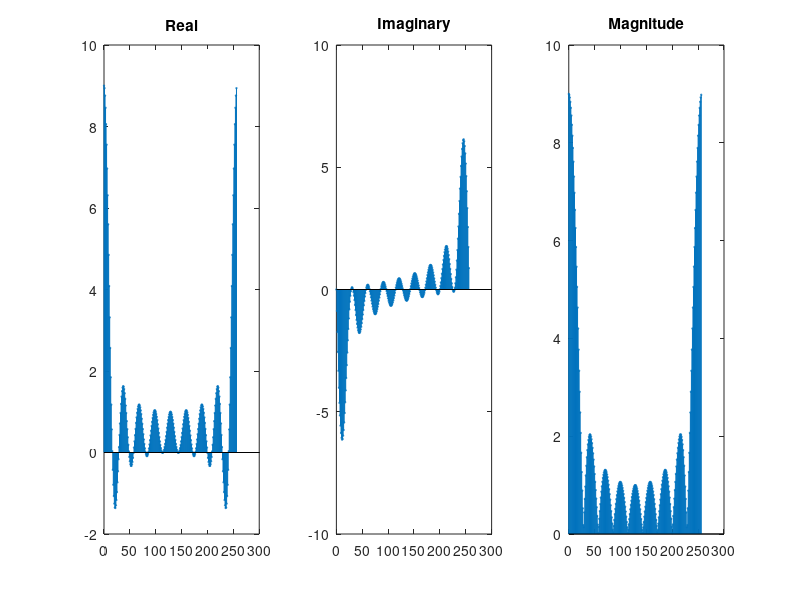

The MATLAB script that drew this image:
t = 0:1:256;
x= 1.*((t>=0)-(t>8))+0.*((t>=8)-(t>128));

xfft = fft(x);

x1 = abs(xfft);
x2 = real(xfft);
x3 = imag(xfft);


figure;
subplot(1,3,1);
stem(t,x2,'MarkerSize',1)
title("Real");
subplot(1,3,2);
stem(t,x3,'MarkerSize',1)
title("Imaginary");
subplot(1,3,3);
stem(t,x1,'MarkerSize',1)
title("Magnitude");